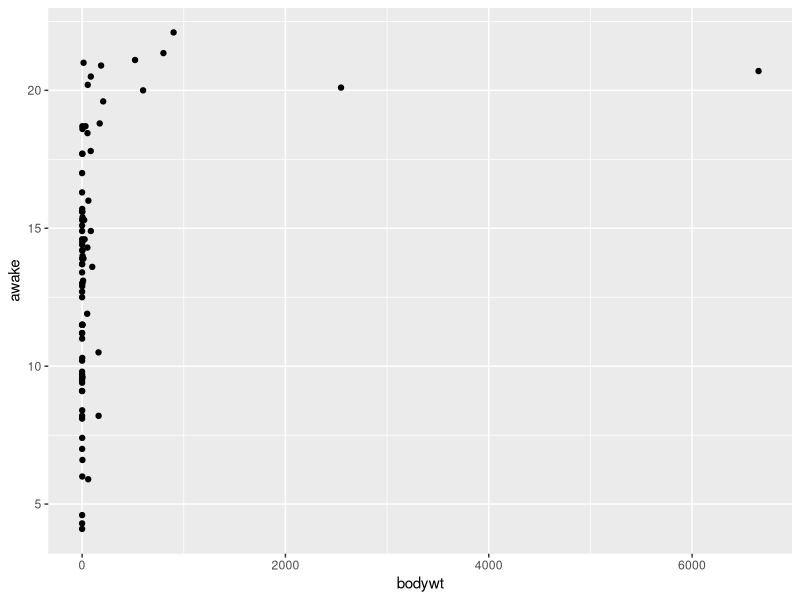
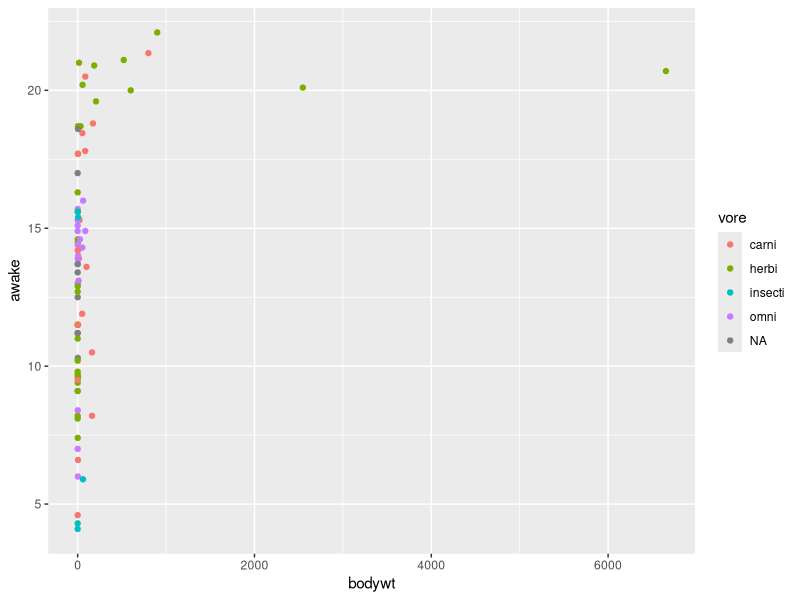
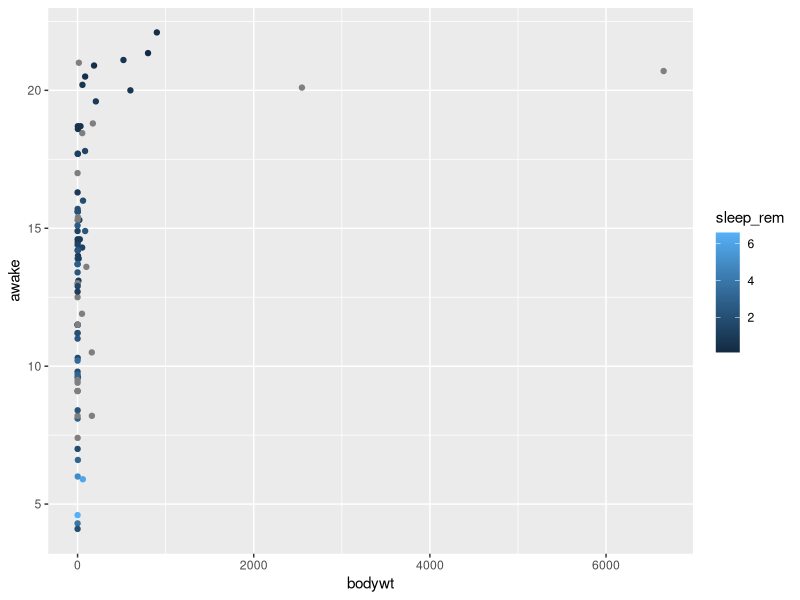
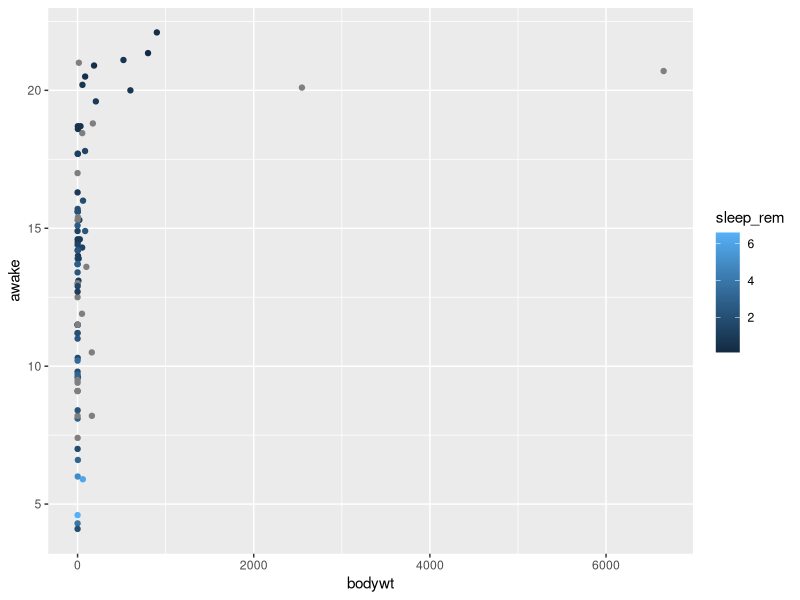
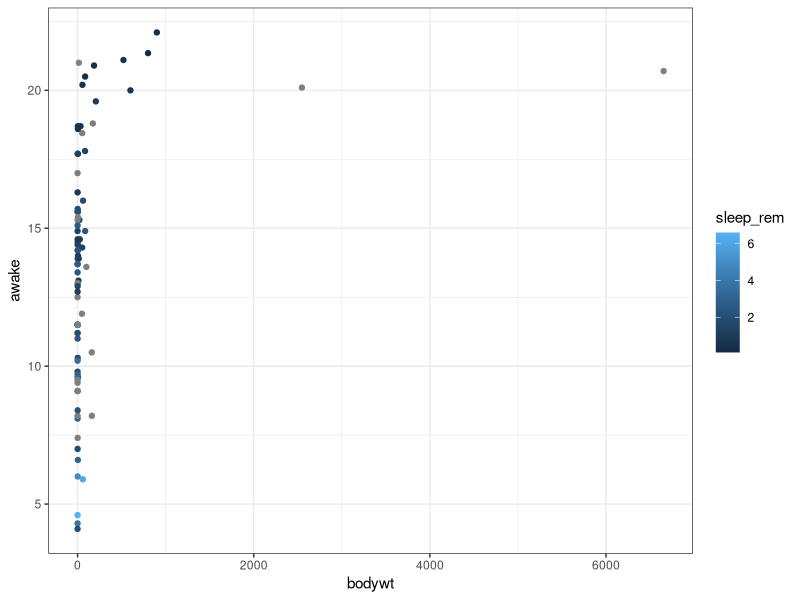
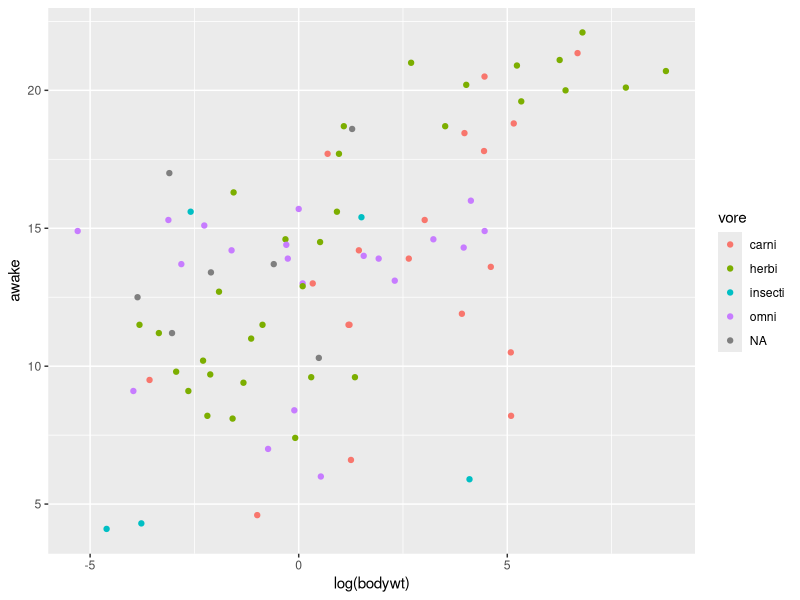
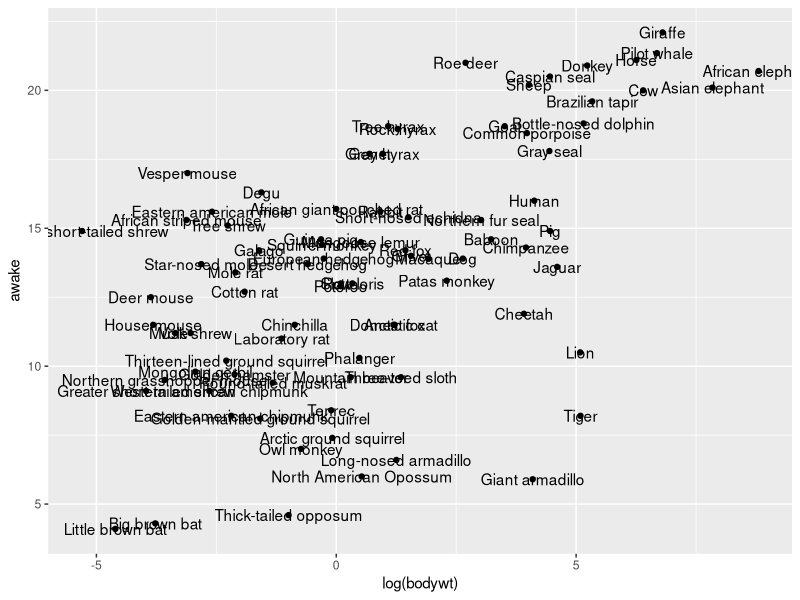
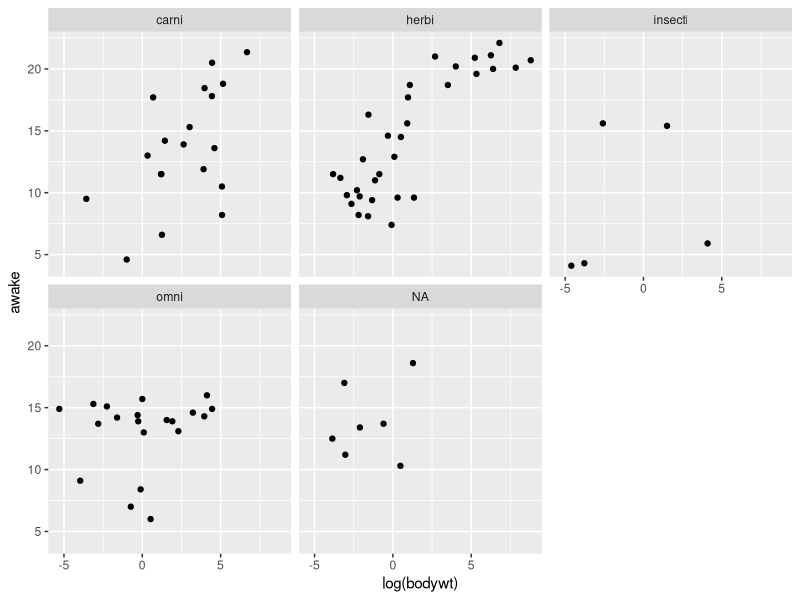

Here is the R script that generated these plots, in order:
## ---- chunk 1

# load the package
library("ggplot2")

# load some data on mammal sleep patterns from the package
data(msleep)

# to show the 'str'ucture of the data
str(msleep)


# first plot
ggplot(data = msleep, aes(x = bodywt, y = awake)) +
    geom_point()

# aes (for aesthetic) sets up links between the data and aspects of the plot
# + adds layers to the plot, in this case points
# geom* stands for the geometric objects you can add to a plot
# bodywt and awake are columns within the data

# add an extra column to the aes
ggplot(data = msleep, aes(x = bodywt, y = awake, col = vore)) +
    geom_point()

# if you change col= to a column that is numeric it changes the legend
ggplot(data = msleep, aes(x = bodywt, y = awake, col = sleep_rem)) +
    geom_point()

# you can store the plot as an object (in this case called p) which can make modifying it easier
p <- ggplot(data = msleep, aes(x = bodywt, y = awake, col = sleep_rem))
p <- p + geom_point()
# type the variable name to display the plot 
p

# use themes to change the overall appearance of plots
# note that when typing this in RStudio it will show you the options once you've typed th...
p + theme_bw()

## ---- chunk 2

# we can log bodywt to space the points out more
p <- ggplot(data = msleep, aes(x = log(bodywt), y = awake, col = vore)) +
     geom_point()
p

# label the points for data exploration
p <- ggplot(data = msleep, aes(x = log(bodywt), y = awake, label = name)) +
     geom_point() + 
     geom_text()
p

# divide into subplots using facet_wrap()
p <- ggplot(data = msleep, aes(x = log(bodywt), y = awake, label = name)) +
    geom_point() + 
    facet_wrap(~vore)
p



## ---- chunk 3

#load some time-series data from ggplot2
data(economics)

# to show the 'str'ucture of the data
str(economics)

# geom_line()
ggplot(economics, aes(date, unemploy)) + geom_line()

#note that above aes(date, unemploy) assumes that these are to set x & y respectively
# this : aes(x=date, y=unemploy) would give an identical result

# another dataset economics_long is in 'long' format
# instead of having one column for each attribute (e.g. pop and unemploy)
# it has a column (variable) which has a repeated factor values for each date
# this allows us to create a plot with multiple lines 

data(economics_long)

ggplot(economics_long, aes(date, value01, colour = variable)) +
  geom_line()

#note that for each variable the value01 column has been scaled between 0 & 1 to fit on same scale


# geom_path can be used to look at the relationship of 2 variables over time
# unemployment and savings rate
p <- ggplot(economics, aes(unemploy/pop, psavert))
p + geom_path(aes(colour = date))

# note how the unemployment rate is calculated by unemploy/pop within the aes call
# you can do other calculations between columns in there 

## ---- chunk 4

# the diamonds dataset has > 50K diamonds (rows) in it

data(diamonds)
str(diamonds)

# a scatter plot is not very informative
p <- ggplot(diamonds, aes(x = carat, y = price, col = color))
p + geom_point()

# setting the alpha (transparency) level to < 1 can improve things but not much
p <- ggplot(diamonds, aes(x = carat, y = price, col = color))
p <- p + geom_point(alpha=0.3)

# geom_smooth adds a smoothed conditional mean which can help reveal patterns
p + geom_smooth()

# geom_histogram can be used to look at distributions 
p <- ggplot(data=diamonds) + geom_histogram(aes(x=price))
p

# most of the diamonds are cheap ! (relatively)

